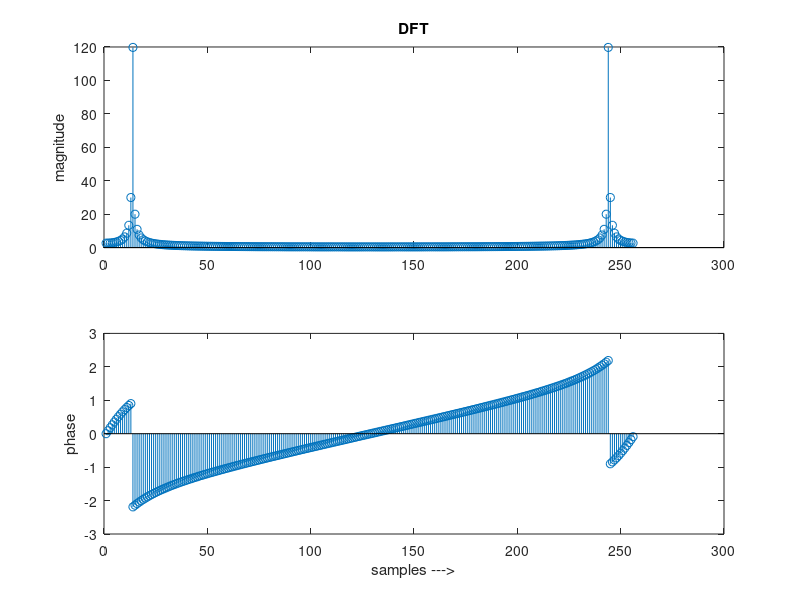
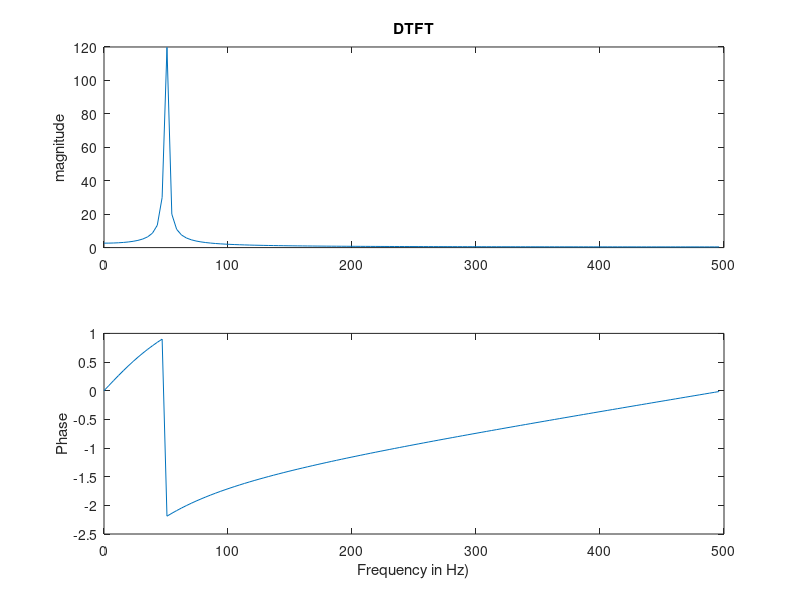

Write MATLAB code to recreate these figures, in order.
clc; close all;
f = 50; Fs = 1000;
t = 0:(1/Fs):(20/f);
x = sin(2*pi*f*t);
X = fft(x,256);
subplot(211); stem(abs(X));
ylabel('magnitude');
title('DFT'); subplot(212);
stem(angle(X));
ylabel("phase"); xlabel("samples --->");
L = length(X)/2;
f = (0:L-1) * (Fs/2) / L;
figure;
subplot(211); plot(f,abs(X(1:L)));
ylabel('magnitude');
title('DTFT'); subplot(212);
plot(f, angle(X(1:L)));
xlabel('Frequency in Hz)');
ylabel('Phase');
